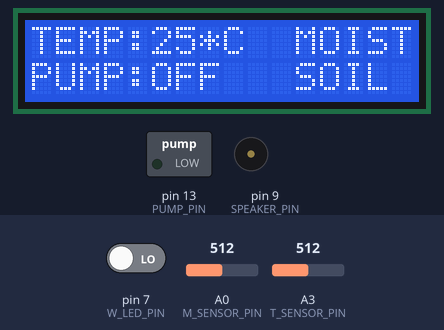
Bench run of a sketch on a simulated Arduino Uno, built with avr-gcc and run on an emulated ATmega328P. Shown: 16×2 character LCD, switched loads named in the sketch (green lamp = pin HIGH), buzzer (waves = sounding). Inputs (shaded band) come from the test bench; at power-on: A0 (M_SENSOR_PIN) = 512, A3 (T_SENSOR_PIN) = 512, pin 7 (W_LED_PIN) LOW.

Above: at 3.2 s.
3.3 s: A0 (M_SENSOR_PIN) set to 691
5.2 s: A0 (M_SENSOR_PIN) set to 709
At 6.7 s:
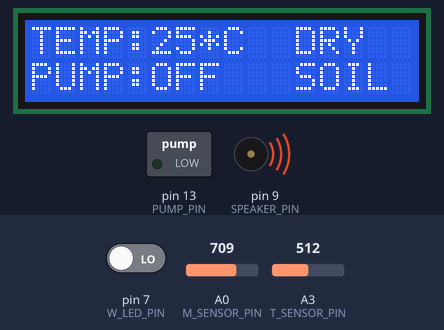
9.3 s: A0 (M_SENSOR_PIN) set to 290
At 10.8 s:
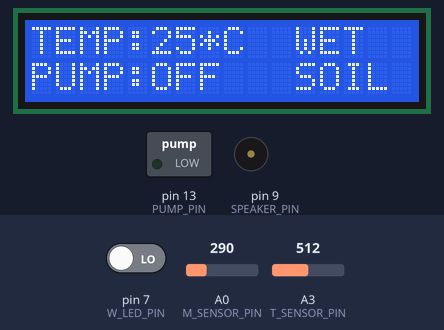
11.1 s: A3 (T_SENSOR_PIN) set to 710
At 12.8 s:
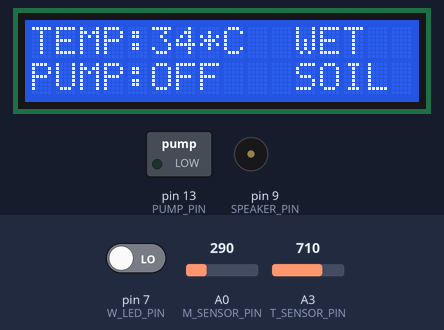
14.6 s: A3 (T_SENSOR_PIN) set to 690
At 15.9 s:
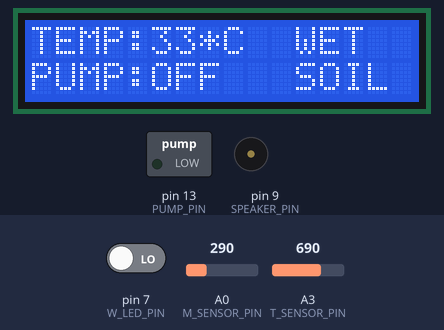
Timing chart, 0 to 17.1 s (numbered marks = the images above; inputs shaded):
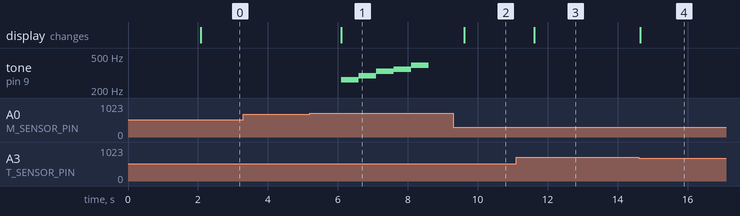

Measured:
- the behaviour switches between 700 and 701 on A0 (M_SENSOR_PIN) (found by bisection; images 0 and 1)
- after the input at 3.3 s, every drawn part: stays the same
- after the input at 5.2 s, tone on pin 9 (SPEAKER_PIN): plays 262 Hz for 0.50 s, 294 Hz for 0.50 s, 330 Hz for 0.50 s, 349 Hz for 0.50 s, 392 Hz for 0.50 s, starting after 0.90 s; the display: changes after 0.90 s (image 1)
- after the input at 9.3 s, tone on pin 9 (SPEAKER_PIN): stays silent (without the input it goes to 262 Hz after 0.31 s); the display: changes after 0.31 s (image 2)
- after the input at 11.1 s, the display: changes after 0.52 s (image 3)
- after the input at 14.6 s, the display: changes at once (image 4)

The sketch:

MatinEdgeNode.ino
```cpp
// // SMARTKEMBO DISCOVERY SCIENCE //
// #include <LiquidCrystal.h> //LCD Library

// #define NOTE_C4 262
// #define NOTE_D4 294
// #define NOTE_E4 330
// #define NOTE_F4 349
// #define NOTE_G4 392
// #define NOTE_A4 440
// #define NOTE_B4 494
// #define NOTE_C5 523

// int temp;
// int T_Sensor = A3;
// int M_Sensor = A0;
// int W_led = 7;
// int P_led = 13;
// int Speaker = 9;
// int val;
// int cel;

// LiquidCrystal lcd(12, 11, 5, 4, 3, 2);

// void setup()
//  {
//     lcd.begin(16, 2);
//     lcd.clear();
//     pinMode(13,OUTPUT);
//     pinMode(7,INPUT);
//     pinMode(9,OUTPUT);

//     val = analogRead(T_Sensor); //Read Temperature sensor value
//     int mv = ( val/1024.0)*5000;
//     cel = mv/10;


//     lcd.setCursor(0,0);
//     lcd.print("PROJECT BY");
//     lcd.setCursor(0,1);
//     lcd.print("SMARTKEMBO ");
//     delay(1000);

// }

// void loop()
// {

//   lcd.clear();
//   int Moisture = analogRead(M_Sensor); //Read Moisture Sensor Value

//   lcd.setCursor(0,0);
//   lcd.print("TEMP:");
//   lcd.setCursor(5,0);
//   lcd.print(cel);
//   lcd.setCursor(7,0);
//   lcd.print("*C");

//  if (Moisture> 700)   // for dry soil
//   {
//         lcd.setCursor(11,0);
//         lcd.print("DRY");
//         lcd.setCursor(11,1);
//         lcd.print("SOIL");
//        if (digitalRead(W_led)==1) //test the availability of water in storage
//        {
//          digitalWrite(13, HIGH);
//          lcd.setCursor(0,1);
//          lcd.print("PUMP:ON");
//        }
//        else
//        {
//          digitalWrite(13, LOW);
//          lcd.setCursor(0,1);
//          lcd.print("PUMP:OFF");

//            tone(Speaker, NOTE_C4, 500);
//            delay(500);
//            tone(Speaker, NOTE_D4, 500);
//            delay(500);
//            tone(Speaker, NOTE_E4, 500);
//            delay(500);
//            tone(Speaker, NOTE_F4, 500);
//            delay(500);
//            tone(Speaker, NOTE_G4, 500);
//            delay(500);
//        }
//     }

//      if (Moisture>= 300 && Moisture<=700) //for Moist Soil
//     {
//       lcd.setCursor(11,0);
//      lcd.print("MOIST");
//      lcd.setCursor(11,1);
//      lcd.print("SOIL");
//      digitalWrite(13,LOW);
//      lcd.setCursor(0,1);
//      lcd.print("PUMP:OFF");
//   }

//   if (Moisture < 300)  // For wet soil
//   {
//     lcd.setCursor(11,0);
//      lcd.print("WET");
//      lcd.setCursor(11,1);
//      lcd.print("SOIL");
//      digitalWrite(13,LOW);
//      lcd.setCursor(0,1);
//      lcd.print("PUMP:OFF");
//   }
//  delay(1000);
// }


// SMARTKEMBO DISCOVERY SCIENCE + Master Communication //
#include <LiquidCrystal.h>
#include <Wire.h>

// Notes for Buzzer
#define NOTE_C4 262
#define NOTE_D4 294
#define NOTE_E4 330
#define NOTE_F4 349
#define NOTE_G4 392

// Pin Definitions
#define T_SENSOR_PIN A3
#define M_SENSOR_PIN A0
#define W_LED_PIN 7
#define PUMP_PIN 13
#define SPEAKER_PIN 9
#define SLAVE_ADDRESS 8

// Variables
int tempSensorVal;
int cel;
int soilMoisture;
LiquidCrystal lcd(12, 11, 5, 4, 3, 2);

// Setup
void setup() {
  lcd.begin(16, 2);
  lcd.clear();

  pinMode(PUMP_PIN, OUTPUT);
  pinMode(W_LED_PIN, INPUT);
  pinMode(SPEAKER_PIN, OUTPUT);

  Wire.begin(SLAVE_ADDRESS);   // Join I2C bus as Slave
  Wire.onRequest(sendDataToMaster);
  Wire.onReceive(receiveCommandFromMaster);

  Serial.begin(9600);

  lcd.setCursor(0,0);
  lcd.print("PROJECT BY");
  lcd.setCursor(0,1);
  lcd.print("SMARTKEMBO");
  delay(2000);
}

// Loop
void loop() {
  lcd.clear();

  // Read Sensors
  tempSensorVal = analogRead(T_SENSOR_PIN);
  soilMoisture = analogRead(M_SENSOR_PIN);

  int mv = (tempSensorVal / 1024.0) * 5000;
  cel = mv / 10; // Celsius

  // Display Temperature
  lcd.setCursor(0,0);
  lcd.print("TEMP:");
  lcd.setCursor(5,0);
  lcd.print(cel);
  lcd.setCursor(7,0);
  lcd.print("*C");

  // Soil Moisture Logic
  if (soilMoisture > 700) { // Dry soil
    lcd.setCursor(11,0);
    lcd.print("DRY");
    lcd.setCursor(11,1);
    lcd.print("SOIL");

    if (digitalRead(W_LED_PIN) == HIGH) { // Water available
      digitalWrite(PUMP_PIN, HIGH);
      lcd.setCursor(0,1);
      lcd.print("PUMP:ON");
    } else { // No water
      digitalWrite(PUMP_PIN, LOW);
      lcd.setCursor(0,1);
      lcd.print("PUMP:OFF");
      playNoWaterAlarm();
    }

  } else if (soilMoisture >= 300 && soilMoisture <= 700) { // Moist soil
    lcd.setCursor(11,0);
    lcd.print("MOIST");
    lcd.setCursor(11,1);
    lcd.print("SOIL");
    digitalWrite(PUMP_PIN, LOW);
    lcd.setCursor(0,1);
    lcd.print("PUMP:OFF");

  } else if (soilMoisture < 300) { // Wet soil
    lcd.setCursor(11,0);
    lcd.print("WET");
    lcd.setCursor(11,1);
    lcd.print("SOIL");
    digitalWrite(PUMP_PIN, LOW);
    lcd.setCursor(0,1);
    lcd.print("PUMP:OFF");
  }

  delay(1000);
}

// Send soil moisture when master requests
void sendDataToMaster() {
  Wire.write((soilMoisture >> 8) & 0xFF);
  Wire.write(soilMoisture & 0xFF);
}

// Receive commands from master (optional, currently just prints them)
void receiveCommandFromMaster(int bytes) {
  if (bytes > 0) {
    char command = Wire.read();
    Serial.print("Received Command: ");
    Serial.println(command);
    // You can add extra logic based on received command if needed
  }
}

// Play alarm if no water
void playNoWaterAlarm() {
  tone(SPEAKER_PIN, NOTE_C4, 500);
  delay(500);
  tone(SPEAKER_PIN, NOTE_D4, 500);
  delay(500);
  tone(SPEAKER_PIN, NOTE_E4, 500);
  delay(500);
  tone(SPEAKER_PIN, NOTE_F4, 500);
  delay(500);
  tone(SPEAKER_PIN, NOTE_G4, 500);
  delay(500);
}
```
